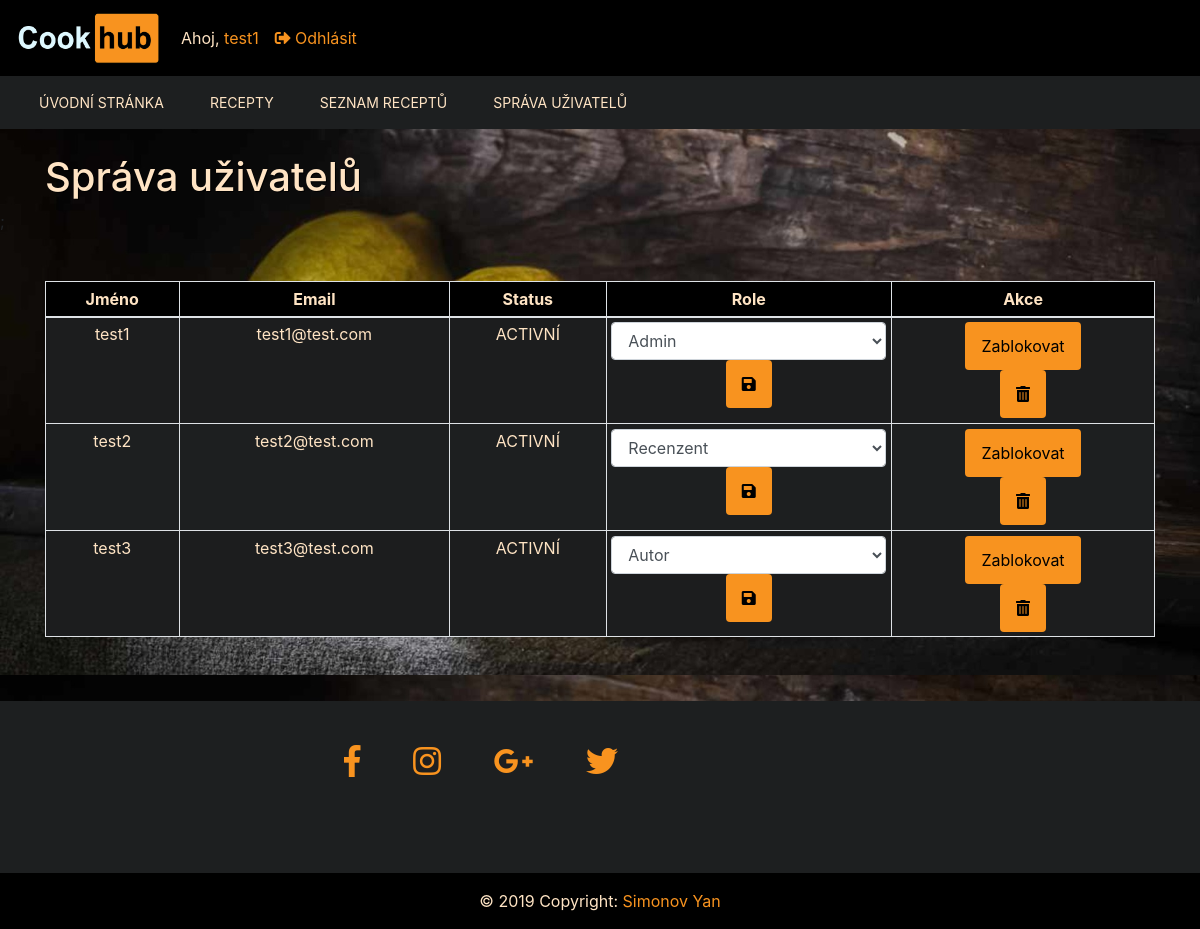
The app's page /index.php?page=spravaUziv (signed in) with its own data.
### tables this page shows
CREATE TABLE IF NOT EXISTS `uzivatel` (
  `id_UZIVATEL` bigint(20) NOT NULL AUTO_INCREMENT,
  `email` varchar(50) NOT NULL,
  `heslo` varchar(40) NOT NULL,
  `username` varchar(50) NOT NULL,
  `active` tinyint(1) NOT NULL DEFAULT '1',
  `id_ROLE` int(1) NOT NULL,
  PRIMARY KEY (`id_UZIVATEL`),
  UNIQUE KEY `email_UNIQUE` (`email`),
  UNIQUE KEY `username_UNIQUE` (`username`),
  KEY `fk_UZIVATEL_ROLE1_idx` (`id_ROLE`)
);

CREATE TABLE IF NOT EXISTS `role` (
  `id_ROLE` int(11) NOT NULL AUTO_INCREMENT,
  `nazev` varchar(45) NOT NULL,
  PRIMARY KEY (`id_ROLE`)
);

### Controllers/SpravaUziv.class.php (called while the page is built, shortened)
<?php
class SpravaUziv implements IController
{
    private $userMan;
    private $tplData;
    public function __construct()
    {
        require_once DIRECTORY_CONTROLLERS . "/ProPrihlaseny.class.php";
        $this->userMan = new ProPrihlaseny();
        $this->tplData = array("obsah" => "",
            "alert" => ""
        );
    }
    public function show()
    {
        if ($this->userMan->isUserLogged()) {
            $this->tplData['uzivatel']['username'] = $this->userMan->getLoggedUserData()['username'];
            $this->tplData['uzivatel']['role'] = $this->userMan->getLoggedUserData()['id_ROLE'];
        } else {
            $this->tplData['uzivatel']['role'] = 0;
        }
        $this->tplData['vse_role'] = $this->userMan->getAllRole();
        $this->tplData['users'] = $this->userMan->getAllusers();
        return $this->tplData;
    }
}

### Controllers/ProPrihlaseny.class.php (called while the page is built, shortened)
<?php
class ProPrihlaseny{
    private $userSessionKey = "current_user_id";
    private $db;
    public function __construct(){
        require_once DIRECTORY_MODELS."/Database.class.php";
        $this->db = new Database();
    }
    public function isUserLogged(){
        return isset($_SESSION[$this->userSessionKey]);
    }
    public function getLoggedUserData(){
            $userId = $_SESSION[$this->userSessionKey];
            if($userId == null) {
                echo "SEVER ERROR: Data přihlášeného uživatele nebyla nalezena, a proto byl uživatel odhlášen.";
                $this->userLogout();
                return null;
            } else {
                $userData = $this->db->selectFromTable(TABLE_UZIVATEL, "id_UZIVATEL=$userId");
                if(empty($userData)){
                    echo "ERROR: Data přihlášeného uživatele se nenachází v databázi (mohl být smazán), a proto byl uživatel odhlášen.";
                    $this->userLogout();
                    return null;
                } else {
                    return $userData[0];
                }
            }
    }
    public function getAllusers(){
        return $this->db->getAllusers();
    }
    public function getAllRole(){
        return $this->db->getAllRole();
    }
}
?>

### Models/Database.class.php (called while the page is built, shortened)
<?php
class Database {
    private $pdo;
    public function __construct()
    {
        $this->pdo = new PDO("mysql:host=".DB_SERVER.";dbname=".DB_NAME, DB_USER, DB_PASS);
    }
    private function executeQuery(string $query){
        $stmt = $this->pdo->query($query);
        if($stmt){
            return $stmt;
        }else{
            $error = $this->pdo->errorInfo();
            echo $error[2];
            return null;
        }
    }
    public function selectFromTable(string $tableName, string $where = "", string $orderBy = ""){
        $q = "SELECT * FROM ".$tableName.(($where == "") ? "" : " WHERE ".$where).
            (($orderBy == "") ? "" : " ORDER BY ".$orderBy);
        $result = $this->executeQuery($q);
        if($result == null){
            return [];
        }else{
            return $result->fetchAll();
        }
    }
    public function getAllUsers(){
        return $this->selectFromTable( TABLE_UZIVATEL);
    }
    public function getAllRole(){
        return $this->selectFromTable( TABLE_ROLE);
    }
}
?>

### Views/sprava_uziv.php (the view, shortened to what this page needs)
<?php
global $tplData;
require_once "TemplateBasics.class.php";
$temp = new TemplateBasics();
$temp->getHTMLHeader(WEB_PAGES['spravaUziv']['title'], $tplData['menu']);
?>
    <div class="container mt-4" id="forms">
        <h1>Správa uživatelů</h1>
    </div>;
<?php
$res = '<div class="container mt-4" id="tables">
        <br>
        <table class="table table-sm table-bordered table-striped ">
            <thead class=" text-center" style="background-color: black; color:bisque">
            <tr>
                <th>Jméno</th>
                <th>Email</th>
                <th>Status</th>
                <th>Role</th>
                <th>Akce</th>
            </tr>
            </thead>
            <tbody class=" text-center" style="background-color: #1D1F20; color: bisque">';
for($i = 0; $i < count($tplData['users']); $i++) {
    $id_user = $tplData['users'][$i]['id_UZIVATEL'];
    $jmeno = $tplData['users'][$i]['username'];
    $email = $tplData['users'][$i]['email'];
    $status = $tplData['users'][$i]['active'];
    $id_role = $tplData['users'][$i]['id_ROLE'];
    $sezn_roli = "";
    for ($j = 0; $j < count($tplData['vse_role']); $j++) {
        if ($tplData['vse_role'][$j]['id_ROLE'] == $id_role) {
            $sezn_roli .= "<option value='" . $tplData['vse_role'][$j]['id_ROLE'] . "' selected>" . $tplData['vse_role'][$j]['nazev'] . "</option>";
        }else{
            $sezn_roli .= "<option value='" . $tplData['vse_role'][$j]['id_ROLE'] . "'>" . $tplData['vse_role'][$j]['nazev'] . "</option>";
        }
    }
    if($status) {
        $zmen_st = '<td>
                    <form method="post" action="" onsubmit="if(confirmAktiv(`zablokovat`)){this.submit();}else{ return false;}">
                        <input type="hidden" name="id_user" value="'.$id_user.'">
                        <input type="hidden" name="status" value="'.$status.'">
                        <button class="btn" type="submit" name="action" value="blok">Zablokovat</button>
                    </form>
                    <form method="post" action="" onsubmit="if(confirmAktiv(`smazat`)){this.submit();}else{ return false;}">
                            <input type="hidden" name="user_del" value="'.$id_user .'">
                            <button class="btn" type="submit" name="action" value="delete"><i class="fas fa-trash-alt"></i></button>
                        </form></td>
                    </td>';
    }
    if($status){
        $status = "ACTIVNÍ";
    }else{
        $status = "BLOKOVANÝ";
    }
    $res .= '<tr>
            <td>'.$jmeno.'</td>
            <td>'.$email.'</td>
            <td>'.$status.'</td>
            <td>
                <form method="post" action="" >
                        <select name="nova_role" class="form-control" >
                                        <option value>Zvolte role</option>'.
                                        $sezn_roli.'
                        </select>
                         <input type="hidden" name="user_up" value="'.$id_user.'">
                         <button class="btn" type="submit" name="action" value="save"><i class="fas fa-save"></i></button>
                 </form>
            </td>
            '.$zmen_st.'
            </tr>';
}
$res .= '</tbody></table></div><br><br>';
echo $res;
$temp->getHTMLFooter();
?>

### index.php (shortened to what this page needs)
<?php
$app = new ApplicationStart();
$app->appStart();
class ApplicationStart {
    public function appStart(){
        if(isset($_GET['page']) && array_key_exists($_GET['page'], WEB_PAGES)){
            $pageKey = $_GET['page'];
        }else{
            $pageKey = DEFAULT_WEB_PAGE_KEY;
        }
        $pageInfo = WEB_PAGES[$pageKey];
        $controller = new $pageInfo['class_name'];
        $tplData = $controller->show();
        $tplData['menu'] = [];
        foreach (WEB_PAGES as $key => $p){
            if(isset(WEB_PAGES[$key]['role']) && in_array($tplData['uzivatel']['role'], WEB_PAGES[$key]['role'])){
                $tplData['menu'][$key] = 0;
                $tplData['menu'][$key]= WEB_PAGES[$key];
            }
        }
        if(isset($pageInfo['role']) && in_array( $tplData['uzivatel']['role'], $pageInfo['role'])){
            require(DIRECTORY_VIEWS ."/".$pageInfo['template_name']);
        }
        else{
            require_once(DIRECTORY_VIEWS ."/nemate_pravo.php");
        }
    }
}
?>

### Views/TemplateBasics.class.php (shortened to what this page needs)
<?php
class TemplateBasics {
    public function getHTMLHeader(string $pageTitle, $menu) {
        global $tplData;
        ?>
        <!doctype html>
        <html>
            <head>
                <link rel="stylesheet" href="https://stackpath.bootstrapcdn.com/bootstrap/4.4.1/css/bootstrap.min.css">
                <link rel="stylesheet" href="https://maxcdn.bootstrapcdn.com/bootstrap/4.4.1/css/bootstrap.min.css">
                <link rel="stylesheet" href="https://use.fontawesome.com/releases/v5.7.0/css/all.css">
                <link rel="stylesheet" href="css/styl.css">
            </head>
            <body>
                <div id="main">
                    <nav class="navbar navbar-expand-lg navbar-dark " id="nav" >
                        <img src="img/logo2.jpg" width="150" height="60" alt="logo">
                            <?php
                                if(isset($_SESSION['current_user_id'])) {
                            ?>
                                    <form method="POST">
                                        <div class="container" id="odhlaseni">
                                            <span class="navbar-text" id="nav_text" >
                                                Ahoj, <span style="color: #f8931f "><?php echo $tplData['uzivatel']['username']?></span>
                                            </span>
                                            <button type="submit" class="btn" id="btn_nav"  name="action" value="odhlaseni"><i class="fas fa-sign-out-alt"></i> Odhlásit</button>
                                        </div>
                                    </form>
                                    <?php
                                }
                                ?>
                    </nav>
                    <nav class="navbar navbar-expand-md navbar-dark " id="nav_mal"  >
                        <div class="collapse navbar-collapse" id="collapsibleNavbar" >
                            <ul class="navbar-nav ">
                                <?php
                                    foreach ($menu as $key => $p){
                                        echo "<li class='nav_link'><a  href='index.php?page=$key'class='nav-link' id='nav_link' '>$p[title]</a></li>";
                                    }
                                    ?>
                            </ul>
                        </div>
                    </nav>
        <?php
        }
        public function getHTMLFooter(){
            ?>
            </div>
            <footer class="page-footer font-small cyan darken-3" id="footer" >
                <div class="container">
                    <div class="row">
                        <div class="col-md-10 py-5" >
                            <div class="mb-5 flex-center" >
                                <div class="form-group ">
                                    <a class="fb-ic" data-toggle="tooltip" title="Facebook">
                                        <i class="fab fa-facebook-f fa-lg  mr-md-5 mr-3 fa-2x"> </i>
                                    </a>
                                    <a class="ins-ic"data-toggle="tooltip" title="Instagram">
                                        <i class="fab fa-instagram fa-lg  mr-md-5 mr-3 fa-2x"> </i>
                                    </a>
                                    <a class="gplus-ic"data-toggle="tooltip" title="Google plus">
                                        <i class="fab fa-google-plus-g fa-lg  mr-md-5 mr-3 fa-2x"> </i>
                                    </a>
                                    <a class="tw-ic" data-toggle="tooltip" title="Twitter">
                                        <i class="fab fa-twitter fa-lg white-text mr-md-5 mr-3 fa-2x"> </i>
                                    </a>
                                </div>
                            </div>
                        </div>
                    </div>
                </div>
                    <div class="footer-copyright py-3" "  >© 2019 Copyright: <span class="jmeno" ">Simonov Yan </span></div>
                </footer>
            </body>
         </html>
            <?php
    }
}

### css/styl.css (style rules this page uses)
body { background: url("../img/background.jpg") repeat-y; background-size: 100%; display: flex; flex-direction: column; height: 100vh; }
#main { flex: 1 0 auto; flex-direction: column; min-height: 30vh; }
#forms { color: bisque; text-shadow: black 1px 1px; }
#footer { flex: 0 0 auto; background-color: #1D1F20; position: relative; bottom: 0; width: 100%; color: #f8931f; text-align: center; }
html { position: relative; min-height: 100%; }
#btn_nav { background-color: black; border: none; color: #f8931f; padding: 12px 16px; font-size: 16px; }
.btn { background-color: #f8931f; border: none; color: black; padding: 12px 16px; font-size: 16px; }
#nav { background-color: black; }
#nav_mal { background-color: #1D1F20; color: bisque; }
#nav_link { text-transform: uppercase; font-size: 14px; color: bisque; }
#nav_link { display: inline-block; vertical-align: top; margin: 0px 15px; text-decoration: none; transition: color 0.2s linear; position: relative; }
#nav_link:after { content: ""; display: block; width: 100%; height:1.5px; background-color: #f8931f; opacity: 0; position: absolute; top: 100%; left: 0; z-index: 1; transition: opacity 0.2s; }
#nav_text { color: bisque; }
.footer-copyright { color: bisque; background: black; }
.jmeno { color: #f8931f; }

### records on screen
uzivatel: username "test1", email "test1@test.com", active "ACTIVNÍ"
role: nova_role "Admin"
uzivatel: username "test2", email "test2@test.com", active "ACTIVNÍ"
role: nova_role "Recenzent"
uzivatel: username "test3", email "test3@test.com", active "ACTIVNÍ"
role: nova_role "Autor"

### other values on screen
$p[title] "ÚVODNÍ STRÁNKA"
$p[title] "RECEPTY"
$p[title] "SEZNAM RECEPTŮ"
$p[title] "SPRÁVA UŽIVATELŮ"
